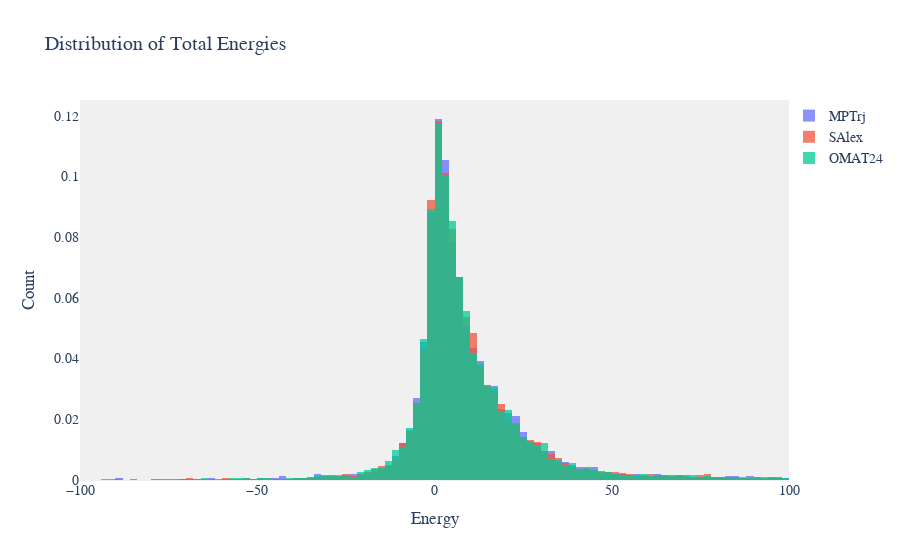

Here is the notebook cell this chart was saved with:
### Code cell
plot_both(
    {
        "MPTrj": mptrj_total_energies,
        "SAlex": salex_total_energies,
        "OMAT24": omat24_total_energies,
    },
    x_range=(-100, 100),
    title="Distribution of Total Energies",
)

### Figure 1 — Plotly figure (JSON) as saved in the notebook; plotly's stock layout.template omitted (floating-point values rounded to 4 significant figures; data arrays with more than 128 entries replaced by an {"elided": "..."} marker saying what was removed)
{"data": [{"histnorm": "probability", "name": "MPTrj", "opacity": 0.75, "type": "histogram", "x": {"elided": "10000 float values"}}, {"histnorm": "probability", "name": "SAlex", "opacity": 0.75, "type": "histogram", "x": {"elided": "10000 float values"}}, {"histnorm": "probability", "name": "OMAT24", "opacity": 0.75, "type": "histogram", "x": {"elided": "10000 float values"}}], "layout": {"barmode": "overlay", "font": {"family": "Arial", "size": 14}, "hovermode": "closest", "legend": {"bgcolor": "rgba(255, 255, 255, 0.5)", "bordercolor": "rgba(0, 0, 0, 0.1)", "x": 1, "y": 1}, "plot_bgcolor": "rgba(240, 240, 240, 0.95)", "title": {"text": "Distribution of Total Energies"}, "xaxis": {"range": [-100, 100], "title": {"text": "Energy"}}, "yaxis": {"title": {"text": "Count"}}}}
